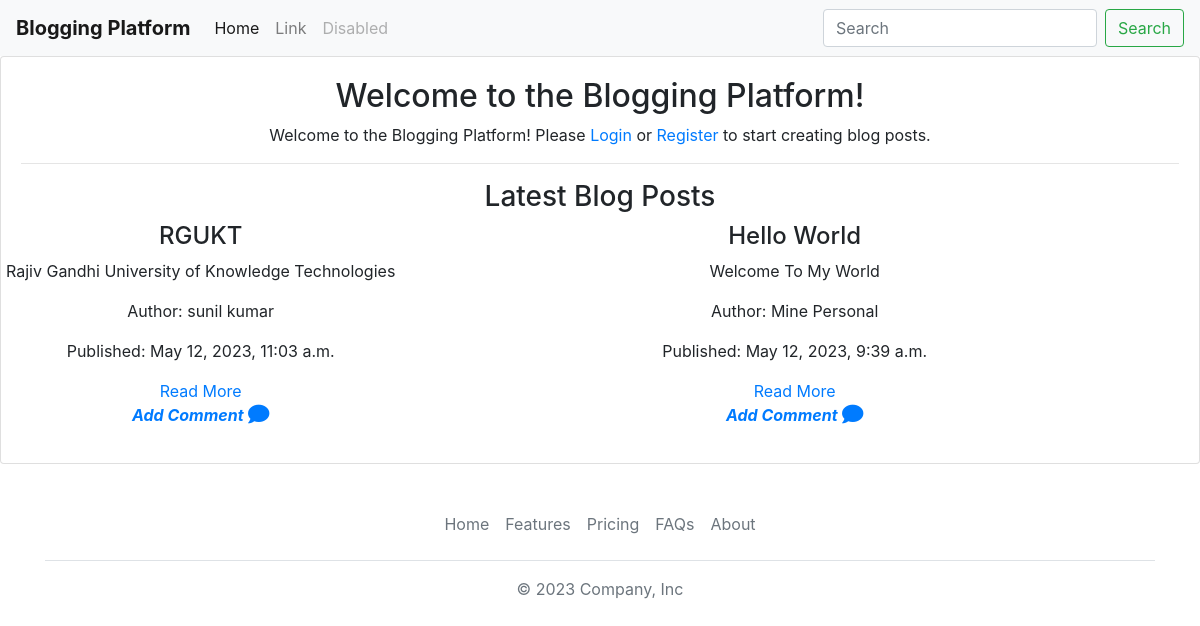
The page / on the database its author committed.
### blogs/models.py (models this page shows, shortened)
class BlogPost(models.Model):
    title = models.CharField(max_length=255)
    description = models.TextField()
    body = models.TextField()
    categories = models.ManyToManyField(Category)
    tags = models.ManyToManyField(Tag)
    author = models.ForeignKey(User, on_delete=models.CASCADE) #this needs to be fixed
    created_at = models.DateTimeField(auto_now_add=True)
    updated_at = models.DateTimeField(auto_now=True)

class User(AbstractUser, PermissionsMixin):
    email = models.EmailField(unique=True)
    first_name = models.CharField(max_length=30,unique=False)
    last_name = models.CharField(max_length=30,unique=False)
    is_active = models.BooleanField(default=True)
    is_staff = models.BooleanField(default=False)
    USERNAME_FIELD = 'email'
    REQUIRED_FIELDS = ['first_name', 'last_name']
    objects = UserManager()

### blogs/views.py (the view)
# urls.py: 2. Add a URL to urlpatterns:  path('', views.home, name='home')
def home(request):
    posts = BlogPost.objects.order_by('-created_at')[:5]
    context = {
        'posts': posts
    }
    return render(request,'homepage.html',context)

### templates/homepage.html (shortened to what this page needs)
{% extends 'base.html' %}
{% load static %}
{% block content %}
<div class="card center">
  <div class="card-body">
    <center>
<h2>Welcome to the Blogging Platform!</h2>
</center>
{% if user.is_authenticated %}
  <center><p>Hello, {{ user.first_name }} {{ user.last_name }}!  <a href="{{ 'profile/' }}">View Profile</a></p>
  <a href="{{ 'logout/' }}">Logout</a>
</center>
  <div class="card" style="margin:5%; margin-top:10px;">
  <div class="card-body">
    <h3 class="card-title">Create a New Blog Post</h3>
  <form method="post" action="{{ 'create-post/' }}">
    {% csrf_token %}
    <div class="form-group">
    <label for="id_title">Title</label>
    <input type="text" class="form-control" name="title" id="id_title" required>
    </div>
    <div class="form-group">
    <label for="id_description">Description</label>
    <textarea name="description" class="form-control" id="id_description" required></textarea>
    </div>
    <div class="form-group">
    <label for="id_body">Body</label>
    <textarea name="body" class="form-control" id="id_body" required></textarea>
    </div>
    <button type="submit">Create Post</button>
  </form>
</div>
</div>
  <hr>
{% else %}
  <center><p>Welcome to the Blogging Platform! Please <a href="{{ 'login/' }}">Login</a> or <a href="{{'register/' }}">Register</a> to start creating blog posts.</p>
{% endif %}
<hr>
<h3>Latest Blog Posts</h3>
<div class="row">
{% for post in posts %}
  <div class="column">
    <h4>{{ post.title }}</h4>
    <p>{{ post.description }}</p>
    <p>Author: {{ post.author.get_full_name }}</p>
    <p>Published: {{ post.created_at }}</p>
    <a href="{% url 'post_detail' post.id %}">Read More</a>
    <a href="{% url 'add_comment' post.id %}"><p><i><b>Add Comment</b></i> <i class="fa fa-comment fa-lg"></i></p></a>
  </div>
{% empty %}
  <p>No blog posts found.</p>
{% endfor %}
</div>
</div>
</div>
{% endblock content %}

### rows shown on the page
BlogPost: title "RGUKT", description "Rajiv Gandhi University of Knowledge Technologies", author.get_full_name "sunil kumar", created_at "May 12, 2023, 11:03 a.m."
BlogPost: title "Hello World", description "Welcome To My World", author.get_full_name "Mine Personal", created_at "May 12, 2023, 9:39 a.m."
